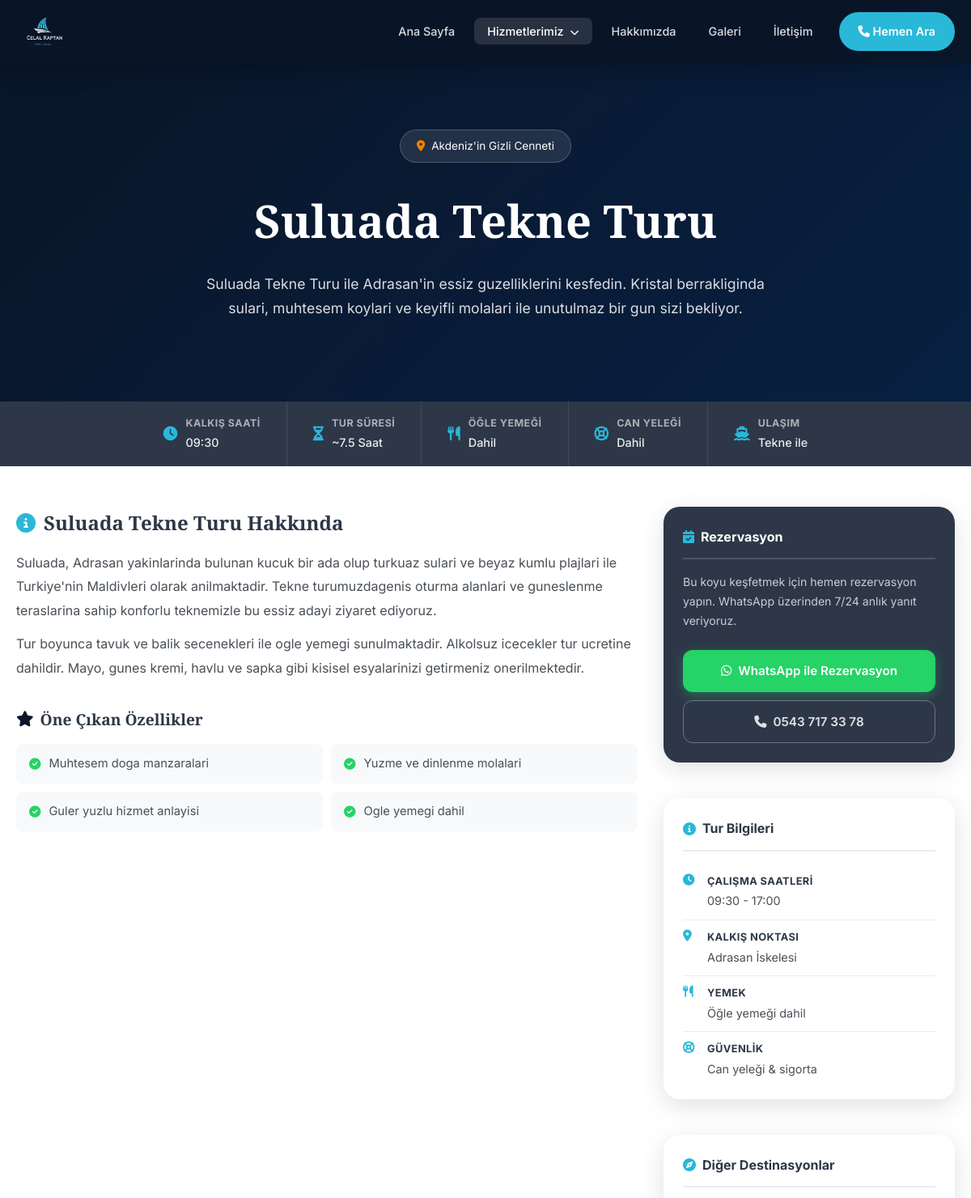
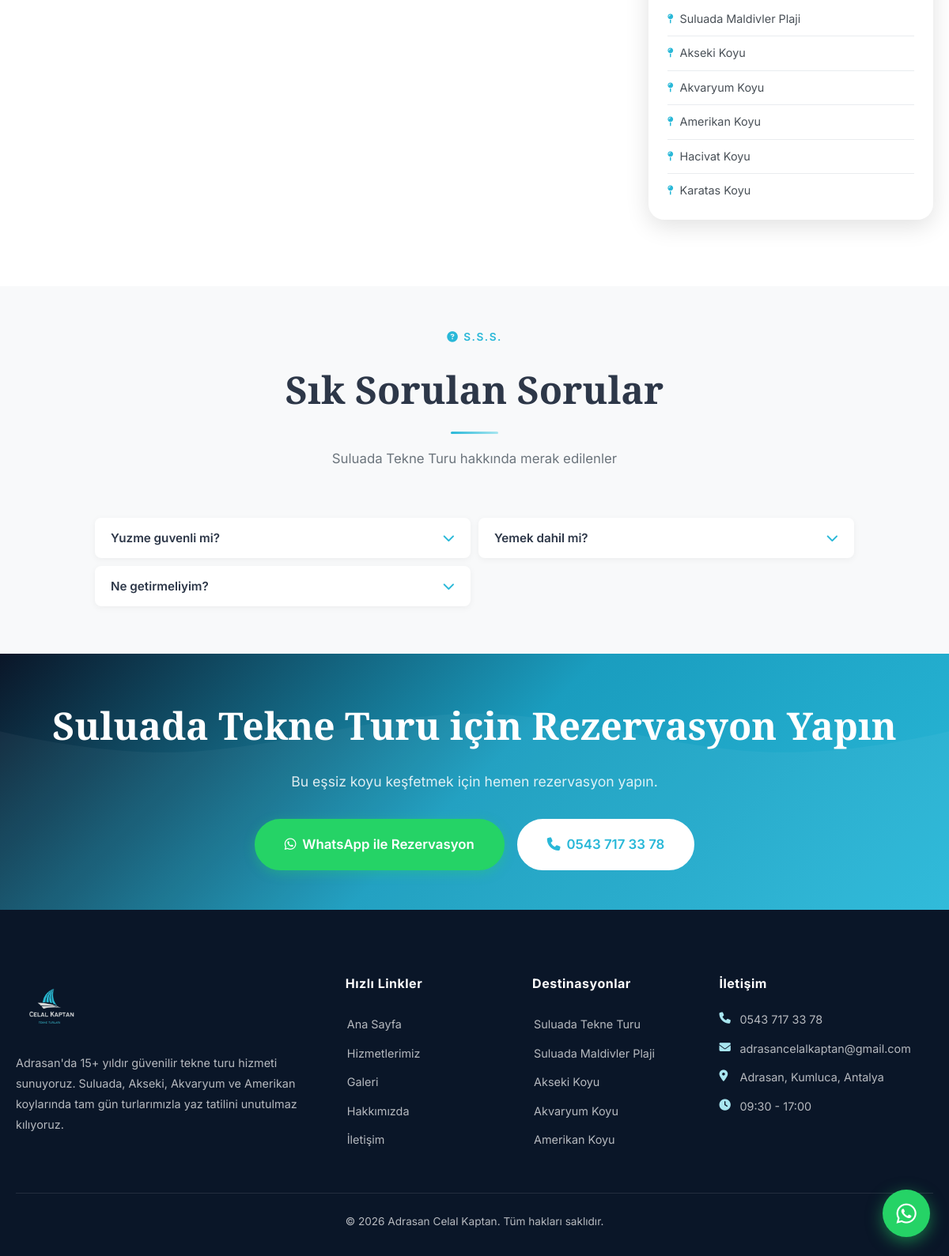
The page /destinasyon.php?slug=suluada-tekne-turu on the database its author committed (2 pictures, top to bottom).
### tables this page shows
CREATE TABLE IF NOT EXISTS destinations (
    id INT AUTO_INCREMENT PRIMARY KEY,
    title VARCHAR(255) NOT NULL,
    slug VARCHAR(255) NOT NULL UNIQUE,
    subtitle VARCHAR(255),
    short_desc TEXT,
    full_desc TEXT,
    history_text TEXT,
    features TEXT,
    faq_json TEXT,
    image VARCHAR(255),
    gallery_images TEXT,
    meta_title VARCHAR(255),
    meta_description TEXT,
    meta_keywords TEXT,
    sort_order INT DEFAULT 0,
    is_active TINYINT(1) DEFAULT 1,
    created_at TIMESTAMP DEFAULT CURRENT_TIMESTAMP,
    updated_at TIMESTAMP DEFAULT CURRENT_TIMESTAMP ON UPDATE CURRENT_TIMESTAMP
);

### includes/config.php (called while the page is built, shortened)
<?php
function getDB() {
    static $pdo = null;
    if ($pdo === null) {
        try {
            $dsn = "mysql:host=" . DB_HOST . ";dbname=" . DB_NAME . ";charset=" . DB_CHARSET;
            $pdo = new PDO($dsn, DB_USER, DB_PASS, [
                PDO::ATTR_ERRMODE => PDO::ERRMODE_EXCEPTION,
                PDO::ATTR_DEFAULT_FETCH_MODE => PDO::FETCH_ASSOC,
                PDO::ATTR_EMULATE_PREPARES => false,
            ]);
        } catch (PDOException $e) {
            die("Veritabani baglanti hatasi: " . $e->getMessage());
        }
    }
    return $pdo;
}
function sanitize($data) {
    return htmlspecialchars(trim($data), ENT_QUOTES, 'UTF-8');
}
function getSetting($key, $default = '') {
    $db = getDB();
    $stmt = $db->prepare("SELECT setting_value FROM site_settings WHERE setting_key = ?");
    $stmt->execute([$key]);
    $result = $stmt->fetch();
    return $result ? $result['setting_value'] : $default;
}
function getDestination($slug) {
    $db = getDB();
    $stmt = $db->prepare("SELECT * FROM destinations WHERE slug = ? AND is_active = 1");
    $stmt->execute([$slug]);
    return $stmt->fetch();
}
function getDestinations() {
    $db = getDB();
    return $db->query("SELECT * FROM destinations WHERE is_active = 1 ORDER BY sort_order ASC")->fetchAll();
}
function getSiteSettings() {
    return [
        'phone' => getSetting('phone', '0543 717 33 78'),
        'email' => getSetting('email', 'adrasancelalkaptan@gmail.com'),
        'address' => getSetting('address', 'Adrasan, Kumluca, Antalya'),
        'whatsapp' => getSetting('whatsapp', '905437173378'),
        'instagram' => getSetting('instagram', ''),
        'facebook' => getSetting('facebook', ''),
        'youtube' => getSetting('youtube', ''),
        'working_hours' => getSetting('working_hours', '09:30 - 17:00'),
        'google_analytics' => getSetting('google_analytics', ''),
        'google_maps' => getSetting('google_maps', ''),
    ];
}

### destinasyon.php (the view, shortened to what this page needs)
<?php
require_once 'includes/config.php';
$slug = isset($_GET['slug']) ? trim($_GET['slug']) : '';
$destination = getDestination($slug);
$features = [];
if (!empty($destination['features'])) {
    $features = array_filter(array_map('trim', explode('|', $destination['features'])));
}
$faqItems = [];
if (!empty($destination['faq_json'])) {
    $decoded = json_decode($destination['faq_json'], true);
    if (is_array($decoded)) $faqItems = $decoded;
}
include 'includes/header.php';
?>
<section class="page-hero dest-hero">
    <div class="page-hero-overlay"></div>
    <div class="container">
        <div class="page-hero-content">
            <div class="hero-badge"><i class="fas fa-map-marker-alt"></i> <?= sanitize($destination['subtitle'] ?? 'Adrasan') ?></div>
            <h1><?= sanitize($destination['title']) ?></h1>
            <?php if (!empty($destination['short_desc'])): ?>
            <p><?= sanitize($destination['short_desc']) ?></p>
            <?php endif; ?>
        </div>
    </div>
</section>
<div class="dest-info-strip">
    <div class="container">
        <div class="dest-info-strip-inner">
            <div class="dest-info-item">
                <i class="fas fa-clock"></i>
                <div><strong>Kalkış Saati</strong><span>09:30</span></div>
            </div>
            <div class="dest-info-item">
                <i class="fas fa-hourglass-half"></i>
                <div><strong>Tur Süresi</strong><span>~7.5 Saat</span></div>
            </div>
            <div class="dest-info-item">
                <i class="fas fa-utensils"></i>
                <div><strong>Öğle Yemeği</strong><span>Dahil</span></div>
            </div>
            <div class="dest-info-item">
                <i class="fas fa-life-ring"></i>
                <div><strong>Can Yeleği</strong><span>Dahil</span></div>
            </div>
            <div class="dest-info-item">
                <i class="fas fa-ship"></i>
                <div><strong>Ulaşım</strong><span>Tekne ile</span></div>
            </div>
        </div>
    </div>
</div>
<section class="dest-page-section">
    <div class="container">
        <div class="dest-content-grid">
            <div class="dest-main">
                <?php if (!empty($destination['full_desc'])): ?>
                <div class="dest-text" data-aos="fade-up">
                    <h2><i class="fas fa-info-circle" style="color:var(--primary);"></i> <?= sanitize($destination['title']) ?> Hakkında</h2>
                    <div class="dest-description">
                        <?php foreach (explode("\n", $destination['full_desc']) as $paragraph):
                            if (trim($paragraph) === '') continue; ?>
                        <p><?= sanitize(trim($paragraph)) ?></p>
                        <?php endforeach; ?>
                    </div>
                </div>
                <?php endif; ?>
                <?php if (!empty($features)): ?>
                <div class="dest-features" data-aos="fade-up">
                    <h3><i class="fas fa-star"></i> Öne Çıkan Özellikler</h3>
                    <div class="dest-features-grid">
                        <?php foreach ($features as $feature): ?>
                        <div class="dest-feature-item">
                            <i class="fas fa-check-circle"></i>
                            <span><?= sanitize($feature) ?></span>
                        </div>
                        <?php endforeach; ?>
                    </div>
                </div>
                <?php endif; ?>
            </div>
            <div class="dest-sidebar">
                <div class="dest-sidebar-card dest-rez-card" data-aos="fade-left">
                    <h3><i class="fas fa-calendar-check"></i> Rezervasyon</h3>
                    <p>Bu koyu keşfetmek için hemen rezervasyon yapın. WhatsApp üzerinden 7/24 anlık yanıt veriyoruz.</p>
                    <div class="sidebar-cta">
                        <a href="https://wa.me/<?= sanitize($settings['whatsapp']) ?>?text=<?= urlencode($destination['title'] . ' hakkında bilgi almak istiyorum.') ?>"
                           target="_blank" class="btn-block btn-success">
                            <i class="fab fa-whatsapp"></i> WhatsApp ile Rezervasyon
                        </a>
                        <a href="tel:<?= sanitize($settings['phone']) ?>" class="btn-block btn-outline-light">
                            <i class="fas fa-phone"></i> <?= sanitize($settings['phone']) ?>
                        </a>
                    </div>
                </div>
                <div class="dest-sidebar-card" data-aos="fade-left">
                    <h3><i class="fas fa-info-circle"></i> Tur Bilgileri</h3>
                    <div class="sidebar-info-row">
                        <i class="fas fa-clock"></i>
                        <div><strong>Çalışma Saatleri</strong><span><?= sanitize($settings['working_hours']) ?></span></div>
                    </div>
                    <div class="sidebar-info-row">
                        <i class="fas fa-map-marker-alt"></i>
                        <div><strong>Kalkış Noktası</strong><span>Adrasan İskelesi</span></div>
                    </div>
                    <div class="sidebar-info-row">
                        <i class="fas fa-utensils"></i>
                        <div><strong>Yemek</strong><span>Öğle yemeği dahil</span></div>
                    </div>
                    <div class="sidebar-info-row">
                        <i class="fas fa-life-ring"></i>
                        <div><strong>Güvenlik</strong><span>Can yeleği & sigorta</span></div>
                    </div>
                </div>
                <div class="dest-sidebar-card" data-aos="fade-left">
                    <h3><i class="fas fa-compass"></i> Diğer Destinasyonlar</h3>
                    <div class="dest-other-list">
                        <?php
                        $otherDests = getDestinations();
                        foreach ($otherDests as $d):
                            if ($d['slug'] === $slug) continue;
                        ?>
                        <a href="<?= SITE_URL ?>/<?= sanitize($d['slug']) ?>">
                            <i class="fas fa-map-pin"></i>
                            <?= sanitize($d['title']) ?>
                        </a>
                        <?php endforeach; ?>
                    </div>
                </div>
            </div>
        </div>
    </div>
</section>
<?php if (!empty($faqItems)): ?>
<section class="dest-faq-section">
    <div class="container">
        <div class="section-header" data-aos="fade-up">
            <span class="section-tag"><i class="fas fa-question-circle"></i> S.S.S.</span>
            <h2>Sık Sorulan Sorular</h2>
            <p><?= sanitize($destination['title']) ?> hakkında merak edilenler</p>
        </div>
        <div class="faq-full-grid" data-aos="fade-up">
            <?php foreach ($faqItems as $faq): ?>
            <div class="faq-item">
                <button class="faq-question">
                    <?= sanitize($faq['q'] ?? $faq['question'] ?? '') ?>
                    <i class="fas fa-chevron-down"></i>
                </button>
            </div>
            <?php endforeach; ?>
        </div>
    </div>
</section>
<?php endif; ?>
<section class="dest-cta-section cta-section">
    <div class="cta-overlay"></div>
    <div class="container">
        <div class="cta-content" data-aos="zoom-in">
            <h2><?= sanitize($destination['title']) ?> için Rezervasyon Yapın</h2>
            <p>Bu eşsiz koyu keşfetmek için hemen rezervasyon yapın.</p>
            <div class="cta-buttons">
                <a href="https://wa.me/<?= sanitize($settings['whatsapp']) ?>?text=<?= urlencode($destination['title'] . ' için rezervasyon yapmak istiyorum.') ?>"
                   target="_blank" class="btn btn-success btn-lg">
                    <i class="fab fa-whatsapp"></i> WhatsApp ile Rezervasyon
                </a>
                <a href="tel:<?= sanitize($settings['phone']) ?>" class="btn btn-primary btn-lg">
                    <i class="fas fa-phone"></i> <?= sanitize($settings['phone']) ?>
                </a>
            </div>
        </div>
    </div>
</section>
<?php include 'includes/footer.php'; ?>

### includes/footer.php (shortened to what this page needs)
    <footer class="footer">
        <div class="container">
            <div class="footer-grid">
                <div class="footer-brand">
                    <a href="<?= SITE_URL ?>/" class="logo">
                        <img src="<?= SITE_URL ?>/assets/images/logo.png" alt="Celal Kaptan Logo" class="logo-image">
                    </a>
                    <p>Adrasan'da 15+ yıldır güvenilir tekne turu hizmeti sunuyoruz. Suluada, Akseki, Akvaryum ve Amerikan koylarında tam gün turlarımızla yaz tatilini unutulmaz kılıyoruz.</p>
                </div>
                <div class="footer-links">
                    <h4>Hızlı Linkler</h4>
                    <a href="<?= SITE_URL ?>/">Ana Sayfa</a>
                    <a href="<?= SITE_URL ?>/hizmetlerimiz">Hizmetlerimiz</a>
                    <a href="<?= SITE_URL ?>/galeri">Galeri</a>
                    <a href="<?= SITE_URL ?>/hakkimizda">Hakkımızda</a>
                    <a href="<?= SITE_URL ?>/iletisim">İletişim</a>
                </div>
                <div class="footer-links">
                    <h4>Destinasyonlar</h4>
                    <?php
                    $footerDests = getDestinations();
                    foreach (array_slice($footerDests, 0, 5) as $fd):
                    ?>
                    <a href="<?= SITE_URL ?>/destinasyon/<?= sanitize($fd['slug']) ?>"><?= sanitize($fd['title']) ?></a>
                    <?php endforeach; ?>
                </div>
                <div class="footer-contact">
                    <h4>İletişim</h4>
                    <p><i class="fas fa-phone"></i> <a href="tel:<?= sanitize($settings['phone']) ?>"><?= sanitize($settings['phone']) ?></a></p>
                    <p><i class="fas fa-envelope"></i> <a href="mailto:<?= sanitize($settings['email']) ?>"><?= sanitize($settings['email']) ?></a></p>
                    <p><i class="fas fa-map-marker-alt"></i> <?= sanitize($settings['address']) ?></p>
                    <p><i class="fas fa-clock"></i> <?= sanitize($settings['working_hours']) ?></p>
                </div>
            </div>
            <div class="footer-bottom">
                <p>&copy; <?= date('Y') ?> Adrasan Celal Kaptan. Tüm hakları saklıdır.</p>
            </div>
        </div>
    </footer>
    <a href="https://wa.me/<?= sanitize($settings['whatsapp']) ?>" target="_blank" class="whatsapp-float" title="WhatsApp ile ulaşın">
        <i class="fab fa-whatsapp"></i>
    </a>
</body>
</html>

### rows shown on the page
destinations: subtitle "Akdeniz'in Gizli Cenneti", title "Suluada Tekne Turu", short_desc "Suluada Tekne Turu ile Adrasan'in essiz guzelliklerini kesfedin. Kristal berrakliginda sulari, muhtesem koylari ve keyifli molalari ile unutulmaz bir gun sizi bekliyor.", full_desc "Suluada, Adrasan yakinlarinda bulunan kucuk bir ada olup turkuaz sulari ve beyaz kumlu plajlari ile Turkiye'nin Maldivleri olarak anilmaktadir. Tekne turumuzdagenis oturma alanlari ve guneslenme teraslarina sahip konforlu teknemizle bu essiz adayi ziyaret ediyoruz.", full_desc "Tur boyunca tavuk ve balik secenekleri ile ogle yemegi sunulmaktadir. Alkolsuz icecekler tur ucretine dahildir. Mayo, gunes kremi, havlu ve sapka gibi kisisel esyalarinizi getirmeniz onerilmektedir.", features "Muhtesem doga manzaralari", features "Yuzme ve dinlenme molalari", features "Guler yuzlu hizmet anlayisi", features "Ogle yemegi dahil"
destinations: title "Suluada Maldivler Plaji"
destinations: title "Akseki Koyu"
destinations: title "Akvaryum Koyu"
destinations: title "Amerikan Koyu"
destinations: title "Hacivat Koyu"
destinations: title "Karatas Koyu"

### other values the page prints
$settings['phone'] "0543 717 33 78"
$settings['working_hours'] "09:30 - 17:00"
$faq['q'] "Yuzme guvenli mi?"
$faq['q'] "Yemek dahil mi?"
$faq['q'] "Ne getirmeliyim?"
$settings['email'] "adrasancelalkaptan@gmail.com"
$settings['address'] "Adrasan, Kumluca, Antalya"
